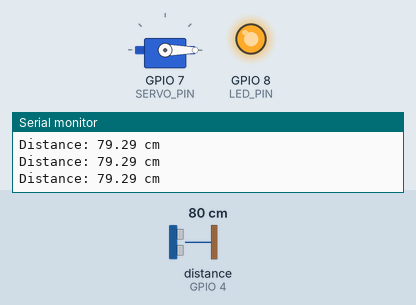
Recording of a sketch running on a simulated ESP32-C3. On the bench: servo, output pins drawn as LEDs (lit = HIGH), the last lines printed to the serial monitor. Wiring (inferred from the names in the program): ultrasonic range finder: trigger GPIO 3; echo GPIO 4. Dashed ring = blinking. The test bench sets the inputs (shaded band); at power-on: distance to the obstacle (sensor on GPIO 4) 80 cm. The echo pulse lasts 58.3 µs per cm; pins used as bus, display or sensor lines are not drawn.

Above: at 1.3 s.
1.4 s: distance to the obstacle (sensor on GPIO 4) set to 23 cm
2.9 s: distance to the obstacle (sensor on GPIO 4) set to 18 cm
At 4.3 s:
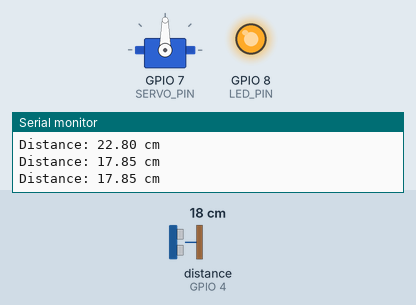
4.9 s: distance to the obstacle (sensor on GPIO 4) set to 35 cm
At 6.3 s:
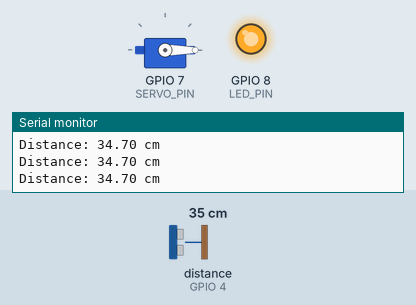
6.6 s: distance to the obstacle (sensor on GPIO 4) set to 2 cm
At 6.71 s:
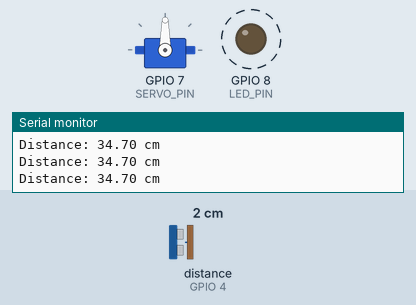
Timing chart, 0 to 9.5 s (numbered marks = the images above; inputs shaded):
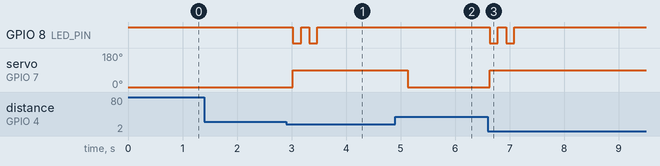

Measured:
- the behaviour switches between 21 and 20 cm on distance to the obstacle (sensor on GPIO 4) (found by bisection; images 0 and 1)
- after the input at 2.9 s, GPIO 8 (LED_PIN): alternates HIGH for 0.15 s and LOW for 0.15 s, 4 changes in all, then stays HIGH, starting after 0.12 s; servo on GPIO 7 (SERVO_PIN): 0° → 90° after 0.12 s
- after the input at 4.9 s, servo on GPIO 7 (SERVO_PIN): 90° → 0° after 0.23 s
- after the input at 6.6 s, GPIO 8 (LED_PIN): alternates HIGH for 0.15 s and LOW for 0.15 s, 4 changes in all, then stays HIGH, starting at once; servo on GPIO 7 (SERVO_PIN): 0° → 90° at once

The sketch:

esp32c3_sensorservo.ino
```cpp
/*
  DM3014 Interactive Devices, Ashley Hi 2026
  Week 8 - Microcontrollers & Sensors
  ESP32-C3 Sensor Servo Example
  When distance is less than 20cm, ultrasonic sensor triggers servo to turn 90º
  and the built-in LED blinks twice.
  Additional Components: Servo Motor, HC-SR04 Sensor
*/

// ====== Reference Libraries ======
#include <ESP32Servo.h>

// ====== Set Servo ======
#define SERVO_PIN 7
#define SERVO_ACTIVE_ANGLE 90   // *** servo angle when triggered (0 – 180)
#define SERVO_REST_ANGLE   0    // *** servo angle when idle (0 – 180)

// ====== Set HC-SR04 Sensor ======
#define TRIG_PIN  3
#define ECHO_PIN  4
#define DISTANCE_THRESHOLD  20 // *** edit the sensor trigger distance here (in cm)

// ====== Set LED ======
#define LED_PIN 8               // *** built-in LED pin (GPIO 8 on many ESP32-C3 boards; check yours)
#define LED_ON  LOW             // *** many C3 boards are active-LOW; swap LOW/HIGH if it's inverted
#define LED_OFF HIGH
#define BLINK_COUNT 2
#define BLINK_MS    150

// ====== Create Servo Objects ======
Servo servo;

// ====== Sensor Variables ======
float duration_us, distance_cm;
bool wasNear = false;           // remembers last state so we only blink on a new detection

void blinkLED(int times) {
  for (int i = 0; i < times; i++) {
    digitalWrite(LED_PIN, LED_ON);
    delay(BLINK_MS);
    digitalWrite(LED_PIN, LED_OFF);
    delay(BLINK_MS);
  }
}

void setup() {
  Serial.begin(115200);

  pinMode(TRIG_PIN, OUTPUT);
  pinMode(ECHO_PIN, INPUT);
  pinMode(LED_PIN, OUTPUT);
  digitalWrite(LED_PIN, LED_OFF);

  ESP32PWM::allocateTimer(0);
  ESP32PWM::allocateTimer(1);
  ESP32PWM::allocateTimer(2);
  ESP32PWM::allocateTimer(3);
  servo.setPeriodHertz(50);
  servo.attach(SERVO_PIN, 500, 2000);
  servo.write(SERVO_REST_ANGLE);
}

void loop() {
  digitalWrite(TRIG_PIN, HIGH);
  delayMicroseconds(10);
  digitalWrite(TRIG_PIN, LOW);
  duration_us = pulseIn(ECHO_PIN, HIGH);
  distance_cm = 0.017 * duration_us;

  bool isNear = (distance_cm < DISTANCE_THRESHOLD);

  if (isNear) {
    servo.write(SERVO_ACTIVE_ANGLE);
    if (!wasNear) {              // just entered range -> blink twice
      blinkLED(BLINK_COUNT);
    }
  } else {
    servo.write(SERVO_REST_ANGLE);
  }
  wasNear = isNear;

  Serial.print("Distance: ");
  Serial.print(distance_cm);
  Serial.println(" cm");

  delay(500);
}
```
